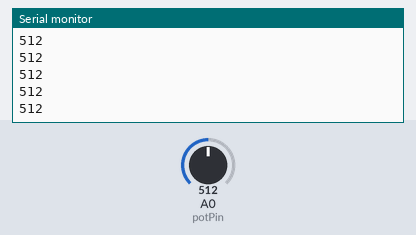
A sketch run on a simulated Arduino Uno, built with avr-gcc and run on an emulated ATmega328P. On the bench: the last lines printed to the serial monitor. The test bench sets the inputs (shaded band); at power-on: A0 (potPin) = 512.

Above: at 1.2 s.
1.3 s: A0 (potPin) set to 716
At 1.31 s:
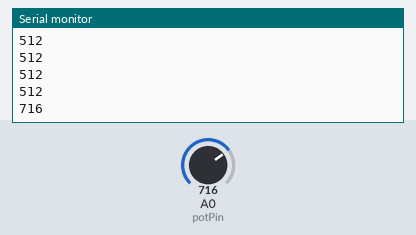
2.8 s: A0 (potPin) set to 900
At 2.81 s:
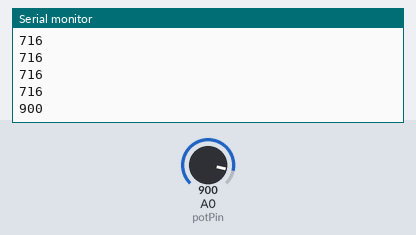
Timing chart, 0 to 5.8 s (numbered marks = the images above; inputs shaded):
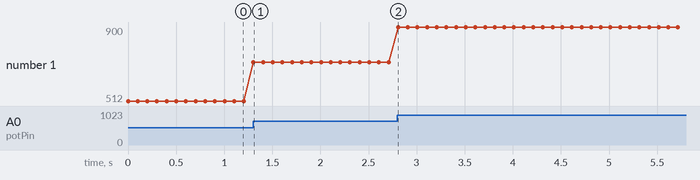

The sketch:

Potenciometro.ino
```cpp
#include <Arduino.h>

int potPin = A0;    // Pin analógico donde conectamos el potenciómetro
int valor = 0;      // Variable para guardar la lectura

void setup() {
  Serial.begin(9600);  // Inicia comunicación serie
}

void loop() {
  valor = analogRead(potPin);   // Lee el valor (0 a 1023)
  Serial.println(valor);        // Muestra el valor por el monitor serie
  delay(100);                   // Pequeña pausa
}
```

Measured:
- after the input at 1.3 s, the serial monitor: prints a new line at once (image 1)
- after the input at 2.8 s, the serial monitor: prints a new line at once (image 2)
- plotted number 1: 512 → 716 after the input at 1.3 s, 716 → 900 after the input at 2.8 s
